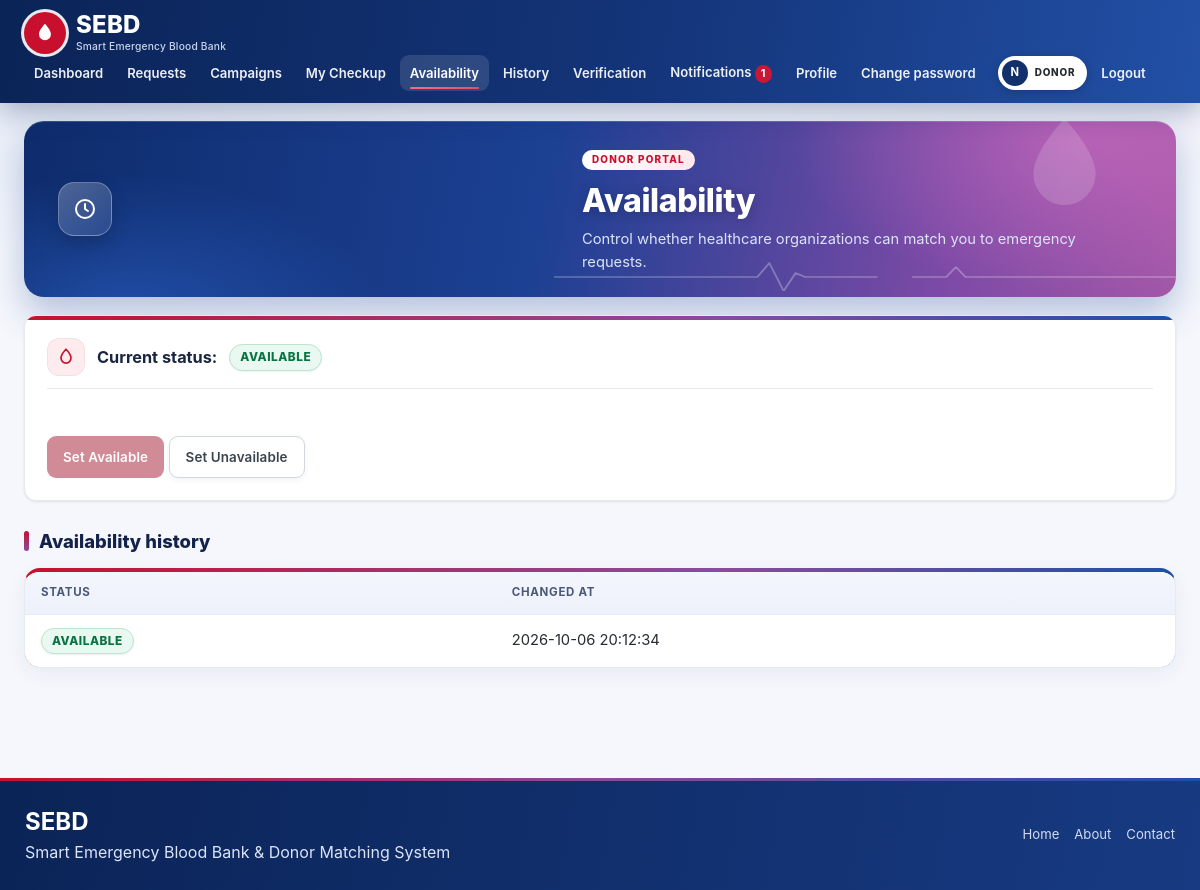
The app's page /donor/availability.php (signed in) with its own data.
### tables this page shows
CREATE TABLE IF NOT EXISTS `donors` (
  `donor_id` int NOT NULL AUTO_INCREMENT,
  `user_id` int NOT NULL,
  `blood_group` enum('A+','A-','B+','B-','AB+','AB-','O+','O-') NOT NULL,
  `date_of_birth` date NOT NULL,
  `weight_kg` decimal(5,2) DEFAULT NULL,
  `gender` varchar(20) DEFAULT NULL,
  `address` varchar(255) DEFAULT NULL,
  `city` varchar(100) DEFAULT NULL,
  `latitude` decimal(10,7) DEFAULT NULL,
  `longitude` decimal(10,7) DEFAULT NULL,
  `last_donation_date` date DEFAULT NULL,
  `recent_illness` varchar(255) DEFAULT NULL,
  `medication` varchar(255) DEFAULT NULL,
  `preferred_organization_id` int DEFAULT NULL,
  `rejection_reason` varchar(255) DEFAULT NULL,
  `re_review_requested` tinyint(1) NOT NULL DEFAULT '0',
  `health_status` enum('PENDING','CLEARED') DEFAULT 'PENDING',
  `verification_status` enum('PENDING','VERIFIED','REJECTED') DEFAULT 'PENDING',
  `availability_status` enum('AVAILABLE','UNAVAILABLE') DEFAULT 'UNAVAILABLE',
  `created_at` datetime DEFAULT CURRENT_TIMESTAMP,
  `updated_at` datetime DEFAULT CURRENT_TIMESTAMP ON UPDATE CURRENT_TIMESTAMP,
  PRIMARY KEY (`donor_id`),
  UNIQUE KEY `user_id` (`user_id`)
);

CREATE TABLE IF NOT EXISTS `donor_availability_history` (
  `availability_id` int NOT NULL AUTO_INCREMENT,
  `donor_id` int NOT NULL,
  `availability_status` enum('AVAILABLE','UNAVAILABLE') NOT NULL,
  `changed_at` datetime DEFAULT CURRENT_TIMESTAMP,
  PRIMARY KEY (`availability_id`),
  KEY `donor_id` (`donor_id`)
);

### donor/availability.php (the view, shortened to what this page needs)
<?php require_once __DIR__.'/../includes/auth.php'; require_role('DONOR');
$d=my_donor($pdo);
$eligible=$d['verification_status']==='VERIFIED' && $d['health_status']==='CLEARED' && donor_gap_ok($d['last_donation_date']);
$h=$pdo->prepare('SELECT * FROM donor_availability_history WHERE donor_id=? ORDER BY changed_at DESC'); $h->execute([$d['donor_id']]);
$title='Availability'; $page_intro='Control whether healthcare organizations can match you to emergency requests.'; require '../includes/header.php'; ?>
<div class="card"><h2>Current status: <?= badge($d['availability_status']) ?></h2>
<form method="post"><?= csrf_field() ?><br><button name="status" value="AVAILABLE" class="btn" <?= (!$eligible||$d['availability_status']==='AVAILABLE')?'disabled':'' ?>>Set Available</button> <button name="status" value="UNAVAILABLE" class="btn alt" <?= $d['availability_status']==='UNAVAILABLE'?'disabled':'' ?>>Set Unavailable</button></form></div>
<h2>Availability history</h2><div class="tw"><table><thead><tr><th>Status</th><th>Changed at</th></tr></thead><tbody><?php foreach($h as $r): ?><tr><td><?= badge($r['availability_status']) ?></td><td><?= h($r['changed_at']) ?></td></tr><?php endforeach; ?><?php if(!$h->rowCount()): ?><tr><td colspan="2">No availability changes recorded.</td></tr><?php endif; ?></tbody></table></div>
<?php require '../includes/footer.php'; ?>

### includes/functions.php (shortened to what this page needs)
<?php
function icon($n){
  static $i=[
  'drop'=>'<path d="M12 2.7s6 6.2 6 10.6a6 6 0 0 1-12 0c0-4.4 6-10.6 6-10.6z"/>',
  'users'=>'<path d="M16 20v-1.5a3.5 3.5 0 0 0-3.5-3.5h-5A3.5 3.5 0 0 0 4 18.5V20"/><circle cx="10" cy="8" r="3.5"/><path d="M20 20v-1.5a3.5 3.5 0 0 0-2.5-3.3M15.5 4.7a3.5 3.5 0 0 1 0 6.6"/>',
  'user'=>'<circle cx="12" cy="8" r="4"/><path d="M4 21v-1a6 6 0 0 1 6-6h4a6 6 0 0 1 6 6v1"/>',
  'check'=>'<path d="M5 12.5l4.5 4.5L19 7.5"/>',
  'hospital'=>'<path d="M4 21V6a1 1 0 0 1 1-1h8a1 1 0 0 1 1 1v15M14 10h5a1 1 0 0 1 1 1v10M2 21h20M9 8v6M6 11h6"/>',
  'activity'=>'<path d="M3 12h4l3-8 4 16 3-8h4"/>',
  'alert'=>'<path d="M12 3.5L21.5 20h-19z"/><path d="M12 10v5M12 17.5v.01"/>',
  'target'=>'<circle cx="12" cy="12" r="9"/><circle cx="12" cy="12" r="5"/><circle cx="12" cy="12" r="1"/>',
  'lock'=>'<rect x="5" y="11" width="14" height="10" rx="2"/><path d="M8 11V8a4 4 0 0 1 8 0v3"/>',
  'message'=>'<path d="M21 12a8 8 0 0 1-11.6 7.1L4 20.5l1.4-4.6A8 8 0 1 1 21 12z"/>',
  'pin'=>'<path d="M12 21s7-6.2 7-11.5a7 7 0 0 0-14 0C5 14.8 12 21 12 21z"/><circle cx="12" cy="9.5" r="2.5"/>',
  'mail'=>'<rect x="3" y="5" width="18" height="14" rx="2"/><path d="M3 7l9 6 9-6"/>',
  'phone'=>'<path d="M5 4h4l2 5-2.5 1.5a11 11 0 0 0 5 5L15 13l5 2v4a2 2 0 0 1-2 2A16 16 0 0 1 3 6a2 2 0 0 1 2-2z"/>',
  'shield'=>'<path d="M12 3l8 3v6c0 4.5-3.4 8-8 9-4.6-1-8-4.5-8-9V6z"/><path d="M9 12l2.2 2.2L15.5 10"/>',
  'clock'=>'<circle cx="12" cy="12" r="9"/><path d="M12 7v5l3 2"/>',
  'arrow'=>'<path d="M5 12h14M13 6l6 6-6 6"/>',
  'calendar'=>'<rect x="4" y="5" width="16" height="15" rx="2"/><path d="M4 10h16M9 3v4M15 3v4"/>',
  'bell'=>'<path d="M6 16v-5a6 6 0 0 1 12 0v5l1.5 2h-15z"/><path d="M10 20.5a2 2 0 0 0 4 0"/>',
  'heart'=>'<path d="M12 20s-7.5-4.6-7.5-10a4.3 4.3 0 0 1 7.5-2.8A4.3 4.3 0 0 1 19.5 10c0 5.4-7.5 10-7.5 10z"/>',
  'clipboard'=>'<rect x="6" y="4" width="12" height="17" rx="2"/><path d="M9 4h6v3H9zM9 12h6M9 16h4"/>',
  'megaphone'=>'<path d="M4 10v4h3l7 4V6L7 10z"/><path d="M17.5 9.5a4 4 0 0 1 0 5"/>',
  'ban'=>'<circle cx="12" cy="12" r="9"/><path d="M5.6 5.6l12.8 12.8"/>',
  'file'=>'<path d="M7 3h7l4 4v14H7z"/><path d="M14 3v4h4M10 13h5M10 17h5"/>',
  'menu'=>'<path d="M4 6h16M4 12h16M4 18h16"/>'
  ];
  return "<svg class='ico' viewBox='0 0 24 24' width='1em' height='1em' aria-hidden='true' focusable='false'>".$i[$n].'</svg>';
}
function h($s){ return htmlspecialchars((string)$s, ENT_QUOTES, 'UTF-8'); }
function badge($s){ $label=$s==='CLEARED'?'Checkup cleared':str_replace('_',' ',$s); return "<span class='badge b-".strtolower(h($s))."'>".h($label)."</span>"; }
function my_donor($pdo){ $s=$pdo->prepare("SELECT d.*,u.full_name,u.email,u.phone FROM donors d JOIN users u USING(user_id) WHERE d.user_id=?"); $s->execute([$_SESSION['uid']]); return $s->fetch(); }
function add_months_clamped($date,$m){
  $d=new DateTime($date); $day=(int)$d->format('j'); $d->modify('first day of this month')->modify("+$m months");
  $d->setDate((int)$d->format('Y'),(int)$d->format('n'),min($day,(int)$d->format('t'))); return $d->format('Y-m-d');
}
function donor_next_eligible_date($last){ return $last?add_months_clamped($last,DONATION_GAP_MONTHS):null; }
function donor_gap_ok($last){ return !$last || donor_next_eligible_date($last)<=date('Y-m-d'); }

### records on screen
donors: availability_status "AVAILABLE"
donor_availability_history: availability_status "AVAILABLE", changed_at "2026-10-06 20:12:34"

### other values on screen
$l "Dashboard"
$l "Requests"
$l "Campaigns"
$l "My Checkup"
$l "Availability"
$l "History"
$l "Verification"
$l "Notifications"
$unreadNav "1"
$l "Profile"
$l "Change password"
substr($_SESSION['name']??'U',0,1) "N"
$title "Availability"
$page_intro "Control whether healthcare organizations can match you to emergency requests."
